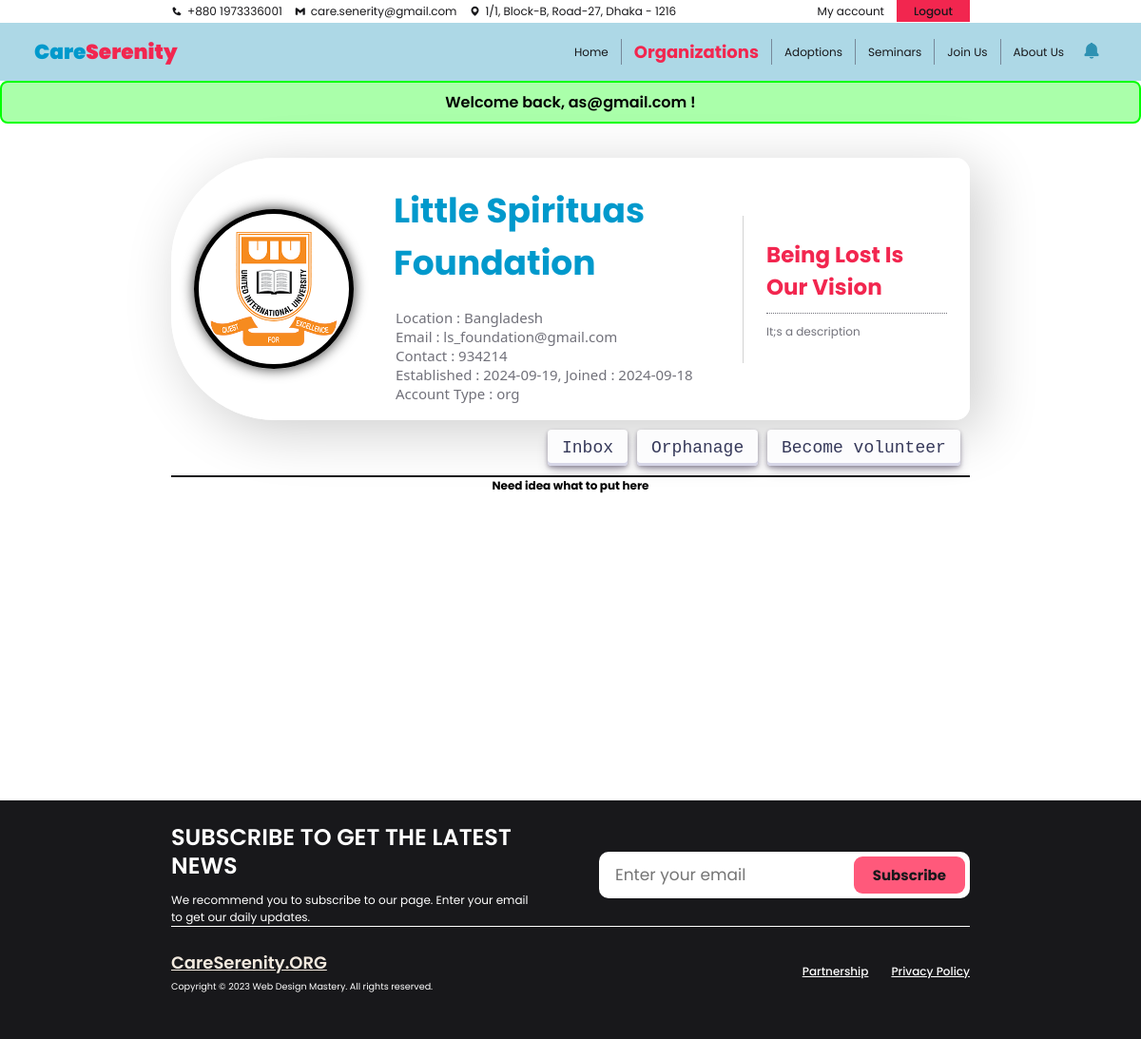
Screenshot of /U_see_organization_profile.php?org_id=1 (signed in) with the database file from the repository.
### tables this page shows
CREATE TABLE `org_list` (
  `org_id` int NOT NULL,
  `org_name` varchar(255) DEFAULT NULL,
  `acc_id` int NOT NULL,
  `org_description` text,
  `org_email` varchar(255) DEFAULT NULL,
  `org_phone` varchar(255) DEFAULT NULL,
  `org_website` varchar(255) DEFAULT NULL,
  `org_logo` varchar(255) DEFAULT NULL,
  `established` varchar(255) DEFAULT NULL,
  `org_location` varchar(255) DEFAULT NULL,
  `org_vision` varchar(255) DEFAULT NULL,
  `org_reviews` decimal(2,2) DEFAULT NULL
);

CREATE TABLE `accounts` (
  `acc_id` int NOT NULL,
  `acc_pass` varchar(255) NOT NULL,
  `acc_email` varchar(255) NOT NULL,
  `role` varchar(10) NOT NULL,
  `acc_join_date` varchar(255) NOT NULL,
  `question` varchar(255) DEFAULT NULL,
  `answer` varchar(50) DEFAULT NULL
);

### see_organization_profile_BE.php (called while the page is built, shortened)
<?php
    include('./db_con.php');
    if (isset($_GET['org_id'])) {
        $org_id = $_GET['org_id'];
        $sql = "SELECT * FROM org_list AS ol LEFT JOIN accounts AS ac ON ac.acc_id = ol.acc_id Where ol.org_id = $org_id";
        $sql_result = mysqli_query($con, $sql);
        if (mysqli_num_rows($sql_result) > 0 ) {
            $row = mysqli_fetch_array($sql_result);
            $org_name = $row['org_name'];
            $org_description = $row['org_description'];
            $org_email = $row['org_email'];
            $org_phone = $row['org_phone'];
            $established = $row['established'];
            $org_location = $row['org_location'];
            $org_vision = $row['org_vision'];
            $org_logo = $row['org_logo'];
            $acc_join_date = $row['acc_join_date'];
            $role = $row['role'];
        }
        else {
            echo "User data not found.";
        }
    }

### user_profile_fetch_BE.php (called while the page is built, shortened)
<?php
include('./db_con.php');
if (!isset($_SESSION['acc_id']) && !isset($_SESSION['role'])) {
    $_SESSION['notify'] = "Warning: Please login first.";
    header("Location: ./login.php");
    exit(0);
} else {
    $acc_id = $_SESSION['acc_id'];
    $sql = "SELECT acc.acc_email, acc.role, acc.acc_join_date, usr.user_id, usr.user_name, usr.user_birth, usr.user_contact, usr.user_gender, usr.user_NID, usr.user_address, usr.user_website, usr.user_job, usr.user_location, usr.user_image FROM accounts AS acc LEFT JOIN user_list AS usr ON acc.acc_id = usr.acc_id Where acc.acc_id = $acc_id";
    $sql_result = mysqli_query($con, $sql);
    if (mysqli_num_rows($sql_result) == 1) {
        $row = mysqli_fetch_array($sql_result);
        $user_id = $row['user_id'];
    } else {
        echo "User data not found.";
    }
}
?>

### U_see_organization_profile.php (the view, shortened to what this page needs)
<?php
include("./db_con.php");
include("./user_profile_fetch_BE.php");
include('./see_organization_profile_BE.php');
?>
<!DOCTYPE html>
<html lang="en">
<head>
    <link rel="stylesheet" href="https://cdn.jsdelivr.net/npm/remixicon@3.5.0/fonts/remixicon.css" />
    <link rel="stylesheet" href="https://cdn.jsdelivr.net/npm/swiper@10/swiper-bundle.min.css" />
    <link rel='stylesheet' href='https://unpkg.com/boxicons@2.1.4/css/boxicons.min.css'>
    <link rel="stylesheet" href="./css/colors.css">
    <link rel="stylesheet" href="./css/navbar.css">
    <link rel="stylesheet" href="./css/see_organization_profile.css">
    <link rel="stylesheet" href="./css/footer.css">
    <link rel="stylesheet" href="./css/notification.css">
    <link rel="stylesheet" href="./css/feedback.css">
</head>
<body>
    <?php include "./navbarU.php" ?>
    <div class="feedback">
        <?php
        if (isset($_SESSION['positive'])) {
            echo '<div class="positive">
                        <h5>' . $_SESSION['positive'] . '</h5>
                    </div>';
        }
        ?>
    </div>
    <div class="container">
        <div class="accounnt-information-container">
            <div class="account-picture">
                <img src="./assets/<?php echo $org_logo ?>" alt="profile">
            </div>
            <div class="account-data">
                    <h1><?php echo $org_name ?></h1>
                    <p>Location : <?php echo $org_location ?></p>
                    <p>Email : <?php echo $org_email ?></p>
                    <p>Contact : <?php echo $org_phone ?></p>
                    <p>Established : <?php echo $established ?>, Joined : <?php echo $acc_join_date ?></p>
                    <p>Account Type : <?php echo $role ?></p>
            </div>
            <div class="biography">
                <h1><?php echo $org_vision ?></h1>
                <p><?php echo $org_description ?></p>
            </div>
        </div>
        <div class="options">
            <a href="#?out_id=<?php echo $user_id ?>&in_id=<?php echo $org_id ?>" id="button-30">Inbox</a>
            <a href="./U_see_organization_orphanage.php?org_id=<?php echo $org_id ?>" id="button-30">Orphanage</a>
            <a href="#" id="button-30" >Become volunteer</a>
        </div>
        <div class="short-report">
            <h1>Need idea what to put here</h1>
        </div>
    </div>
    <?php include "./footer.php" ?>
</body>
</html>

### css/colors.css (style rules this page uses)
:root { --primary-color-dark: #f2264f; --primary-color-light: #FF597B; --secondary-color-dark: #0099cc; --secondary-color-light: #62CDFF; --primary-font: 'Poppins'; --secondary-font: 'Ubuntu'; --text-color: #545454; --text-color-dark: #18181b; --text-color-medium: #1e1e1e; --text-color-light: #2f2f2f; --text-color-lighter: #71717a; --background-color: #ffffff; --primary-title-color: #2e91b2; --secondary-title-color: #f3254e; --primary-text-color: #71717a; --button-color: #ff597b; }
* { margin: 0; padding: 0; box-sizing: border-box; font-family: 'Poppins'; font-size: 12px; }
body { scroll-behavior: smooth; background-color: #fff; }
#button-30 { align-items: center; appearance: none; background-color: #FCFCFD; border-radius: 4px; border-width: 0; box-shadow: rgba(45, 35, 66, 0.4) 0 2px 4px, rgba(45, 35, 66, 0.3) 0 7px 13px -3px, #D6D6E7 0 -3px 0 inset; box-sizing: border-box; color: #36395A; cursor: pointer; display: inline-flex; font-family: "JetBrains Mono", monospace; justify-content: center; line-height: 1; list-style: none; overflow: hidden; padding: 10px 15px; position: relative; text-align: left; text-decoration: none; transition: box-shadow .15s, transform .15s; user-select: none; -webkit-user-select: none; touch-action: manipulation; white-space: nowrap; will-change: box-shadow, transform; font-size: 18px; }
.container .options { width: 100%; display: flex; align-items: center; justify-content: right; gap: 15px; border-bottom: 2px solid var(--text-color-dark); padding-bottom: 15px; }

### css/see_organization_profile.css (style rules this page uses)
.container { min-height: 80vh; margin: 3% 15%; display: flex; flex-direction: column; align-items: center; }
.accounnt-information-container { width: 100%; display: flex; align-items: center; justify-content: space-between; background: rgba(255, 255, 255, 0.8); backdrop-filter: blur(10px); border-radius: 110px 15px 15px 110px; box-shadow: 1rem 1rem 5rem rgba(0, 0, 0, 0.2); }
.account-picture { display: flex; align-items: center; margin-left: 1rem; }
.account-picture img { width: 14rem; height: 14rem; margin: 1rem; border-radius: 50%; border: 5px solid black; box-shadow: 0px 0px 13px 1px rgb(0, 0, 0, .7); }
.account-data { width: 50%; display: flex; flex-direction: column; padding: 1.5rem 2.5rem; }
.account-data h1 { font-size: 3rem; color: var(--secondary-color-dark); text-transform: capitalize; margin: 10px 0px 20px 0px; }
.account-data p { font-size: 15px; color: var(--text-color-lighter); font-family: 'Segoe UI'; padding-left: 2px; }
.biography { width: 30%; padding: 2rem; border-left: 1px solid lightgray; }
.biography h1 { width: 100%; color: var(--primary-color-dark); font-size: 23px; font-weight: bold; padding-bottom: 10px; border-bottom: 1px dotted var(--text-color-lighter); text-transform: capitalize; }
.biography p { width: 100%; margin-top: 10px; color: var(--text-color-lighter); }
.container .options { width: 100%; display: flex; align-items: center; justify-content: right; border-bottom: 2px solid var(--text-color-dark); gap: 10px; padding: 10px; }

### css/feedback.css (style rules this page uses)
.feedback { width: 100%; text-align: center; }
.positive h5 { padding: 8px; text-align: center; border-radius: 8px; color: rgb(0, 0, 0); font-weight: 600; font-size: medium; background-color: rgb(170, 255, 170); border: 2px solid rgb(0, 255, 0); }

### rows the page displays
org_list: org_logo (picture), org_name "Little Spirituas Foundation", org_location "Bangladesh", org_email "ls_foundation@gmail.com", org_phone "934214", established "2024-09-19", acc.acc_join_date "2024-09-18", acc.role "org", org_vision "Being Lost Is Our Vision", org_description "It;s a description"

### other values shown
$_SESSION['positive'] "Welcome back, as@gmail.com !"
